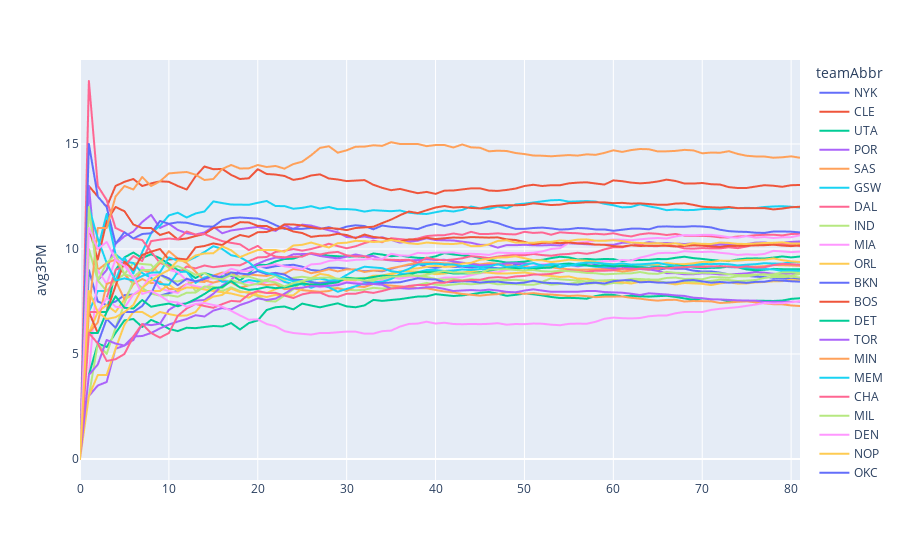

Source (notebook cell):
### Code cell
fig = px.line(tbs[tbs['season']==2017], y='avg3PM', color='teamAbbr')
fig.show()
